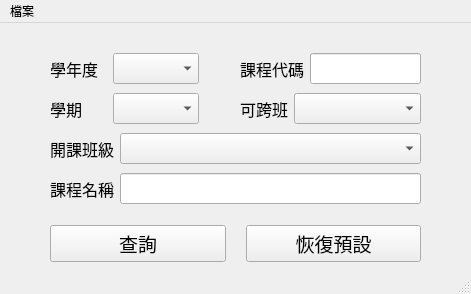
<?xml version="1.0" encoding="UTF-8"?>
<ui version="4.0">
 <class>MainWindow</class>
 <widget class="QMainWindow" name="MainWindow">
  <property name="geometry">
   <rect>
    <x>0</x>
    <y>0</y>
    <width>471</width>
    <height>294</height>
   </rect>
  </property>
  <property name="windowTitle">
   <string>MainWindow</string>
  </property>
  <widget class="QWidget" name="centralwidget">
   <widget class="QWidget" name="layoutWidget">
    <property name="geometry">
     <rect>
      <x>50</x>
      <y>70</y>
      <width>149</width>
      <height>32</height>
     </rect>
    </property>
    <layout class="QHBoxLayout" name="horizontalLayout_2">
     <item>
      <widget class="QLabel" name="label_2">
       <property name="font">
        <font>
         <family>微軟正黑體</family>
         <pointsize>12</pointsize>
        </font>
       </property>
       <property name="text">
        <string>學期</string>
       </property>
       <property name="alignment">
        <set>Qt::AlignLeading|Qt::AlignLeft|Qt::AlignVCenter</set>
       </property>
      </widget>
     </item>
     <item>
      <widget class="QComboBox" name="cb_semester">
       <property name="font">
        <font>
         <family>微軟正黑體</family>
         <pointsize>12</pointsize>
        </font>
       </property>
      </widget>
     </item>
    </layout>
   </widget>
   <widget class="QWidget" name="layoutWidget_2">
    <property name="geometry">
     <rect>
      <x>50</x>
      <y>110</y>
      <width>371</width>
      <height>32</height>
     </rect>
    </property>
    <layout class="QHBoxLayout" name="horizontalLayout_3" stretch="1,5">
     <item>
      <widget class="QLabel" name="label_3">
       <property name="font">
        <font>
         <family>微軟正黑體</family>
         <pointsize>12</pointsize>
        </font>
       </property>
       <property name="text">
        <string>開課班級</string>
       </property>
       <property name="alignment">
        <set>Qt::AlignLeading|Qt::AlignLeft|Qt::AlignVCenter</set>
       </property>
      </widget>
     </item>
     <item>
      <widget class="QComboBox" name="cb_crsclass">
       <property name="baseSize">
        <size>
         <width>0</width>
         <height>0</height>
        </size>
       </property>
       <property name="font">
        <font>
         <family>微軟正黑體</family>
         <pointsize>12</pointsize>
        </font>
       </property>
       <property name="sizeAdjustPolicy">
        <enum>QComboBox::AdjustToContents</enum>
       </property>
      </widget>
     </item>
    </layout>
   </widget>
   <widget class="QWidget" name="layoutWidget_3">
    <property name="geometry">
     <rect>
      <x>240</x>
      <y>70</y>
      <width>181</width>
      <height>32</height>
     </rect>
    </property>
    <layout class="QHBoxLayout" name="horizontalLayout_5" stretch="1,3">
     <item>
      <widget class="QLabel" name="label_5">
       <property name="font">
        <font>
         <family>微軟正黑體</family>
         <pointsize>12</pointsize>
        </font>
       </property>
       <property name="text">
        <string>可跨班</string>
       </property>
       <property name="alignment">
        <set>Qt::AlignLeading|Qt::AlignLeft|Qt::AlignVCenter</set>
       </property>
      </widget>
     </item>
     <item>
      <widget class="QComboBox" name="cb_crossclass">
       <property name="font">
        <font>
         <family>微軟正黑體</family>
         <pointsize>12</pointsize>
        </font>
       </property>
      </widget>
     </item>
    </layout>
   </widget>
   <widget class="QWidget" name="layoutWidget_4">
    <property name="geometry">
     <rect>
      <x>50</x>
      <y>150</y>
      <width>371</width>
      <height>32</height>
     </rect>
    </property>
    <layout class="QHBoxLayout" name="horizontalLayout_6">
     <item>
      <widget class="QLabel" name="label_6">
       <property name="font">
        <font>
         <family>微軟正黑體</family>
         <pointsize>12</pointsize>
        </font>
       </property>
       <property name="text">
        <string>課程名稱</string>
       </property>
       <property name="alignment">
        <set>Qt::AlignLeading|Qt::AlignLeft|Qt::AlignVCenter</set>
       </property>
      </widget>
     </item>
     <item>
      <widget class="QLineEdit" name="le_crsnm">
       <property name="font">
        <font>
         <family>微軟正黑體</family>
         <pointsize>12</pointsize>
        </font>
       </property>
      </widget>
     </item>
    </layout>
   </widget>
   <widget class="QWidget" name="layoutWidget">
    <property name="geometry">
     <rect>
      <x>50</x>
      <y>30</y>
      <width>149</width>
      <height>32</height>
     </rect>
    </property>
    <layout class="QHBoxLayout" name="horizontalLayout">
     <item>
      <widget class="QLabel" name="label">
       <property name="font">
        <font>
         <family>微軟正黑體</family>
         <pointsize>12</pointsize>
        </font>
       </property>
       <property name="text">
        <string>學年度</string>
       </property>
       <property name="alignment">
        <set>Qt::AlignLeading|Qt::AlignLeft|Qt::AlignVCenter</set>
       </property>
      </widget>
     </item>
     <item>
      <widget class="QComboBox" name="cb_year">
       <property name="font">
        <font>
         <family>微軟正黑體</family>
         <pointsize>12</pointsize>
        </font>
       </property>
      </widget>
     </item>
    </layout>
   </widget>
   <widget class="QWidget" name="layoutWidget">
    <property name="geometry">
     <rect>
      <x>240</x>
      <y>30</y>
      <width>181</width>
      <height>32</height>
     </rect>
    </property>
    <layout class="QHBoxLayout" name="horizontalLayout_4">
     <item>
      <widget class="QLabel" name="label_4">
       <property name="font">
        <font>
         <family>微軟正黑體</family>
         <pointsize>12</pointsize>
        </font>
       </property>
       <property name="text">
        <string>課程代碼</string>
       </property>
       <property name="alignment">
        <set>Qt::AlignLeading|Qt::AlignLeft|Qt::AlignVCenter</set>
       </property>
      </widget>
     </item>
     <item>
      <widget class="QLineEdit" name="le_crsid">
       <property name="font">
        <font>
         <family>微軟正黑體</family>
         <pointsize>12</pointsize>
        </font>
       </property>
      </widget>
     </item>
    </layout>
   </widget>
   <widget class="QWidget" name="horizontalLayoutWidget">
    <property name="geometry">
     <rect>
      <x>50</x>
      <y>200</y>
      <width>371</width>
      <height>41</height>
     </rect>
    </property>
    <layout class="QHBoxLayout" name="horizontalLayout_7">
     <property name="spacing">
      <number>20</number>
     </property>
     <item>
      <widget class="QPushButton" name="pbtn_search">
       <property name="font">
        <font>
         <family>微軟正黑體</family>
         <pointsize>14</pointsize>
        </font>
       </property>
       <property name="text">
        <string>查詢</string>
       </property>
      </widget>
     </item>
     <item>
      <widget class="QPushButton" name="pbtn_reset">
       <property name="font">
        <font>
         <family>微軟正黑體</family>
         <pointsize>14</pointsize>
        </font>
       </property>
       <property name="text">
        <string>恢復預設</string>
       </property>
      </widget>
     </item>
    </layout>
   </widget>
  </widget>
  <widget class="QMenuBar" name="menubar">
   <property name="geometry">
    <rect>
     <x>0</x>
     <y>0</y>
     <width>471</width>
     <height>21</height>
    </rect>
   </property>
   <widget class="QMenu" name="menu1">
    <property name="title">
     <string>檔案</string>
    </property>
    <addaction name="actionexit"/>
   </widget>
   <addaction name="menu1"/>
  </widget>
  <widget class="QStatusBar" name="statusbar"/>
  <action name="actionsss">
   <property name="text">
    <string>結束</string>
   </property>
  </action>
  <action name="actionexit">
   <property name="text">
    <string>結束</string>
   </property>
  </action>
  <action name="actionGetClassList">
   <property name="text">
    <string>取得開課班級清單</string>
   </property>
  </action>
 </widget>
 <resources/>
 <connections/>
</ui>
